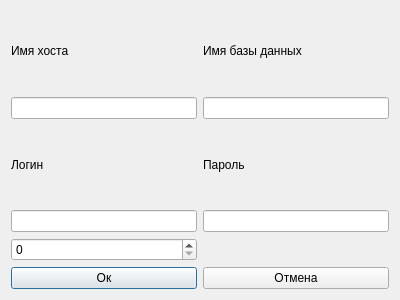
<?xml version="1.0" encoding="UTF-8"?>
<ui version="4.0">
 <class>Dialog</class>
 <widget class="QDialog" name="Dialog">
  <property name="geometry">
   <rect>
    <x>0</x>
    <y>0</y>
    <width>400</width>
    <height>300</height>
   </rect>
  </property>
  <property name="windowTitle">
   <string>Dialog</string>
  </property>
  <layout class="QGridLayout" name="gridLayout">
   <item row="0" column="0">
    <widget class="QLabel" name="label">
     <property name="text">
      <string>Имя хоста</string>
     </property>
    </widget>
   </item>
   <item row="0" column="1">
    <widget class="QLabel" name="label_3">
     <property name="text">
      <string>Имя базы данных</string>
     </property>
    </widget>
   </item>
   <item row="1" column="0">
    <widget class="QLineEdit" name="lineEdit"/>
   </item>
   <item row="1" column="1">
    <widget class="QLineEdit" name="lineEdit_2"/>
   </item>
   <item row="2" column="0">
    <widget class="QLabel" name="label_2">
     <property name="text">
      <string>Логин</string>
     </property>
    </widget>
   </item>
   <item row="2" column="1">
    <widget class="QLabel" name="label_4">
     <property name="text">
      <string>Пароль</string>
     </property>
    </widget>
   </item>
   <item row="3" column="0">
    <widget class="QLineEdit" name="lineEdit_3"/>
   </item>
   <item row="3" column="1">
    <widget class="QLineEdit" name="lineEdit_4">
     <property name="echoMode">
      <enum>QLineEdit::Password</enum>
     </property>
    </widget>
   </item>
   <item row="4" column="0">
    <widget class="QSpinBox" name="spinBox"/>
   </item>
   <item row="5" column="0">
    <widget class="QPushButton" name="pushButton">
     <property name="text">
      <string>Ок</string>
     </property>
    </widget>
   </item>
   <item row="5" column="1">
    <widget class="QPushButton" name="pushButton_2">
     <property name="text">
      <string>Отмена</string>
     </property>
    </widget>
   </item>
  </layout>
 </widget>
 <resources/>
 <connections>
  <connection>
   <sender>pushButton_2</sender>
   <signal>clicked()</signal>
   <receiver>Dialog</receiver>
   <slot>close()</slot>
   <hints>
    <hint type="sourcelabel">
     <x>296</x>
     <y>278</y>
    </hint>
    <hint type="destinationlabel">
     <x>199</x>
     <y>149</y>
    </hint>
   </hints>
  </connection>
 </connections>
</ui>
